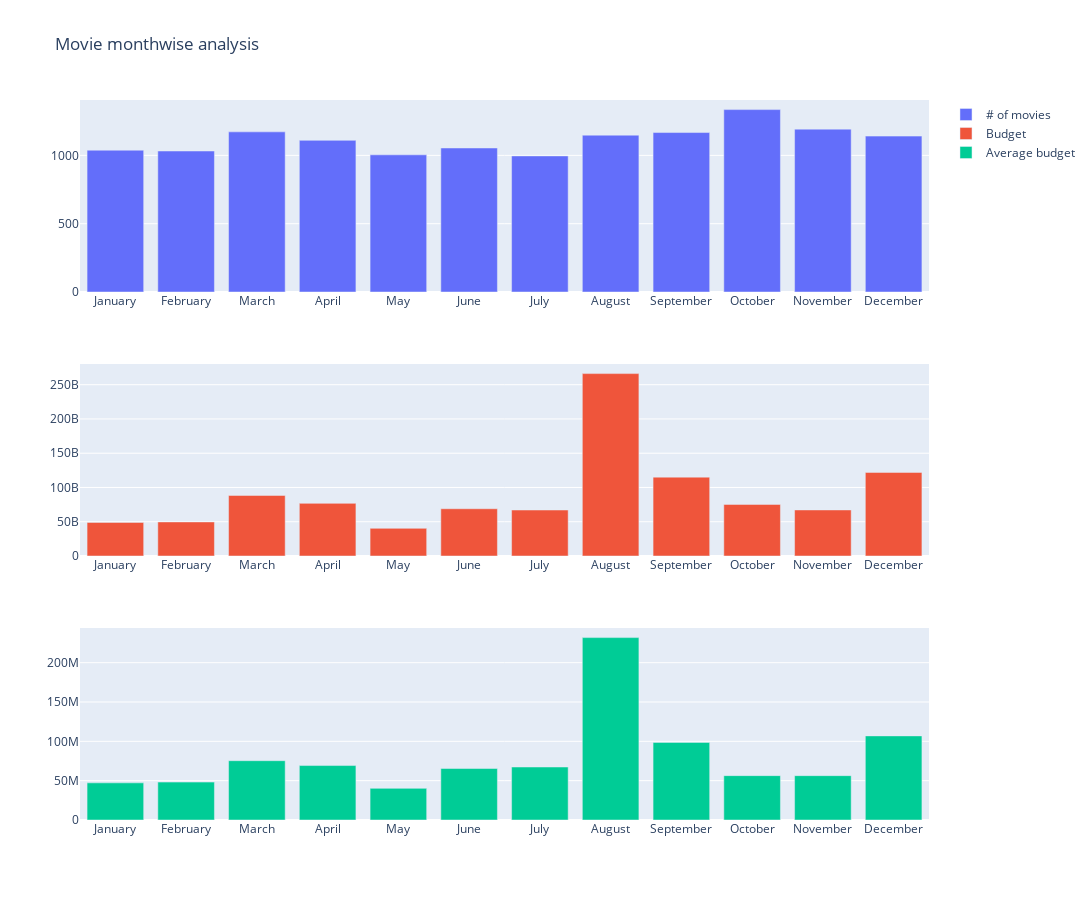

The code cell stored with this chart in its notebook:
### Code cell
num_row, num_col = 3, 1
fig = make_subplots(rows=num_row, cols=num_col)

fig.add_trace(
    go.Bar(x=months, y=num_movies_arr, name="# of movies"),
    1, 1
)

fig.add_trace(
    go.Bar(x=months, y=sum_budget, name="Budget"),
    2, 1
)

fig.add_trace(
    go.Bar(x=months, y=avg_budget, name="Average budget"),
    3, 1
)

fig.update_layout(
    height=900, 
    width=1200,
    title_text="Movie monthwise analysis"
)

### Figure 1 — Plotly figure (JSON) as saved in the notebook; plotly's stock layout.template omitted (floating-point values rounded to 4 significant figures)
{"data": [{"name": "# of movies", "type": "bar", "x": ["January", "February", "March", "April", "May", "June", "July", "August", "September", "October", "November", "December"], "xaxis": "x", "y": [1038, 1032, 1172, 1110, 1004, 1054, 996, 1148, 1167, 1335, 1192, 1141], "yaxis": "y"}, {"name": "Budget", "type": "bar", "x": ["January", "February", "March", "April", "May", "June", "July", "August", "September", "October", "November", "December"], "xaxis": "x2", "y": [49010000000.0, 49720000000.0, 88370000000.0, 76830000000.0, 40390000000.0, 68960000000.0, 67110000000.0, 266200000000.0, 115100000000.0, 75310000000.0, 67210000000.0, 122000000000.0], "yaxis": "y2"}, {"name": "Average budget", "type": "bar", "x": ["January", "February", "March", "April", "May", "June", "July", "August", "September", "October", "November", "December"], "xaxis": "x3", "y": [47210000.0, 48180000.0, 75400000.0, 69220000.0, 40220000.0, 65430000.0, 67380000.0, 231900000.0, 98620000.0, 56410000.0, 56380000.0, 106900000.0], "yaxis": "y3"}], "layout": {"height": 900, "title": {"text": "Movie monthwise analysis"}, "width": 1200, "xaxis": {"anchor": "y", "domain": [0, 1]}, "xaxis2": {"anchor": "y2", "domain": [0, 1]}, "xaxis3": {"anchor": "y3", "domain": [0, 1]}, "yaxis": {"anchor": "x", "domain": [0.7333, 1]}, "yaxis2": {"anchor": "x2", "domain": [0.3667, 0.6333]}, "yaxis3": {"anchor": "x3", "domain": [0, 0.2667]}}}
